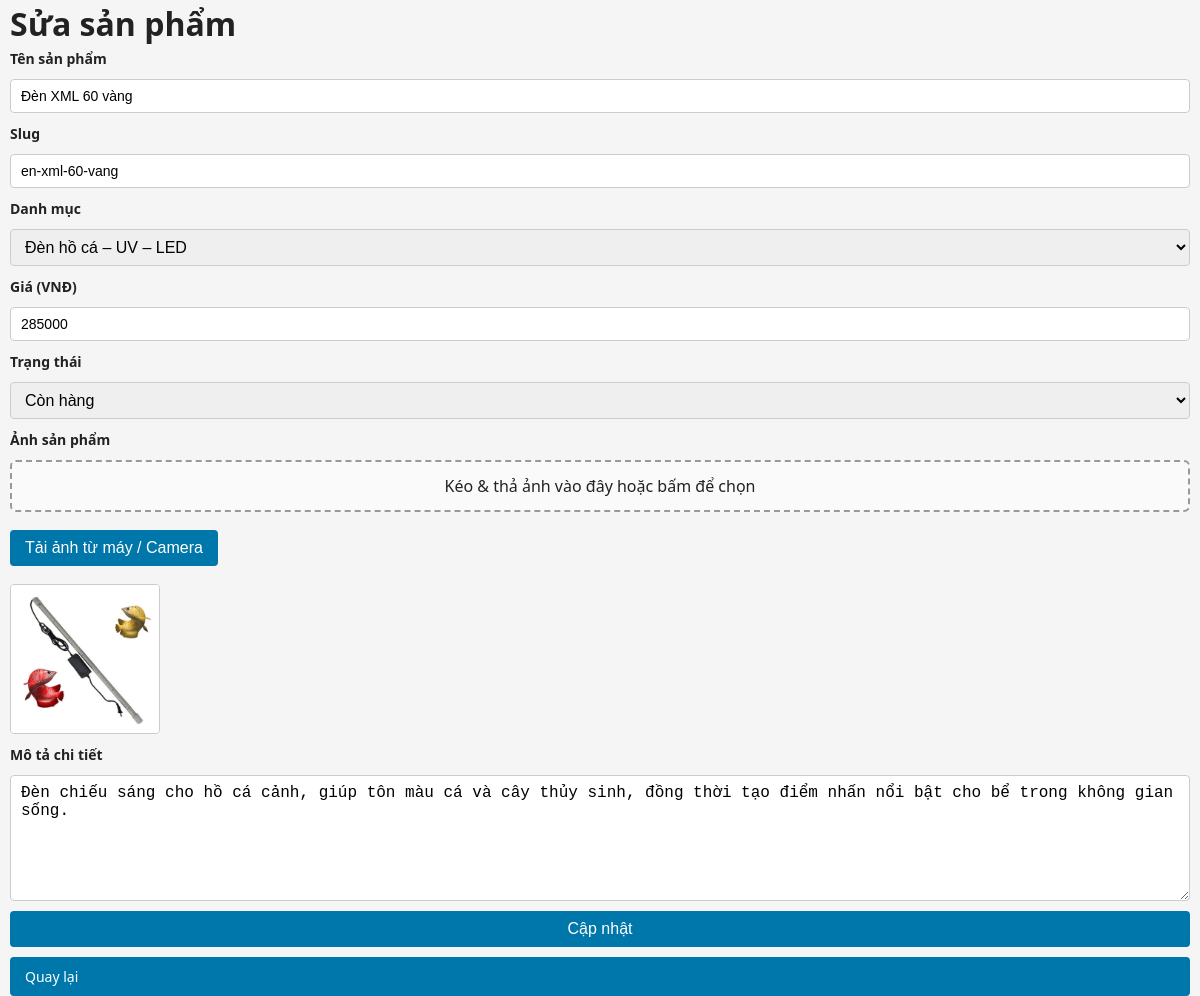
/admin/product-form.php?id=453 (signed in), run on the app's committed database.
### tables this page shows
CREATE TABLE IF NOT EXISTS `products` (
  `id` int NOT NULL AUTO_INCREMENT,
  `category_id` int NOT NULL,
  `name` varchar(255) NOT NULL,
  `slug` varchar(191) NOT NULL,
  `price` int DEFAULT '0',
  `thumbnail` varchar(255) DEFAULT NULL,
  `description` text,
  `created_at` timestamp NULL DEFAULT CURRENT_TIMESTAMP,
  `status` tinyint(1) NOT NULL DEFAULT '1',
  PRIMARY KEY (`id`),
  UNIQUE KEY `slug` (`slug`),
  KEY `category_id` (`category_id`)
);

CREATE TABLE IF NOT EXISTS `categories` (
  `id` int NOT NULL AUTO_INCREMENT,
  `name` varchar(255) NOT NULL,
  `slug` varchar(191) NOT NULL,
  PRIMARY KEY (`id`),
  UNIQUE KEY `slug` (`slug`)
);

### admin/product-form.php (the view, shortened to what this page needs)
<?php
include __DIR__ . '/../includes/db.php';
$catRes = mysqli_query($conn, "SELECT * FROM categories ORDER BY name ASC");
$categories = [];
while ($row = mysqli_fetch_assoc($catRes)) {
    $categories[] = $row;
}
$product = null;
$isEdit = false;
if (isset($_GET['id'])) {
    $id = (int)$_GET['id'];
    $res = mysqli_query($conn, "SELECT * FROM products WHERE id=$id");
    $product = mysqli_fetch_assoc($res);
    if ($product) {
        $isEdit = true;
    } else {
        die("Sản phẩm không tồn tại");
    }
}
$returnQuery = isset($_REQUEST['return']) ? $_REQUEST['return'] : '';
?>
<!DOCTYPE html>
<html lang="vi">
<head>
<link rel="stylesheet" href="../assets/css/style.css">
</head>
<body>
<div class="container">
<h1><?= $isEdit ? "Sửa sản phẩm" : "Thêm sản phẩm mới" ?></h1>
<form method="post" enctype="multipart/form-data">
    <label>Tên sản phẩm</label>
    <input type="text" id="name" name="name" required value="<?= htmlspecialchars($product['name'] ?? '') ?>">
    <label>Slug</label>
    <input type="text" id="slug" name="slug" required value="<?= htmlspecialchars($product['slug'] ?? '') ?>">
    <label>Danh mục</label>
    <select name="category_id" required>
        <?php foreach ($categories as $cat): ?>
        <option value="<?= $cat['id'] ?>" <?= (($product['category_id'] ?? '') == $cat['id']) ? 'selected' : '' ?>>
            <?= htmlspecialchars($cat['name']) ?>
        </option>
        <?php endforeach; ?>
    </select>
    <label>Giá (VNĐ)</label>
    <input type="number" name="price" min="0" value="<?= htmlspecialchars($product['price'] ?? 0) ?>">
    <label>Trạng thái</label>
    <select name="status">
        <option value="1" <?= (!isset($product['status']) || (int)$product['status'] === 1) ? 'selected' : '' ?>>Còn hàng</option>
    </select>
    <label>Ảnh sản phẩm</label>
    <div id="dropZone" class="drop-zone" onclick="chooseFile()">
        Kéo &amp; thả ảnh vào đây hoặc bấm để chọn
    </div>
    <div>
        <button type="button" onclick="chooseFile()">Tải ảnh từ máy / Camera</button>
    </div>
    <img id="preview" class="preview"
         src="<?= !empty($product['thumbnail']) ? ".".htmlspecialchars($product['thumbnail']) : '' ?>"
         style="<?= !empty($product['thumbnail']) ? '' : 'display:none' ?>"
    >
    <label>Mô tả chi tiết</label>
    <textarea name="description" rows="6"><?= htmlspecialchars($product['description'] ?? '') ?></textarea>
    <button type="submit"><?= $isEdit ? "Cập nhật" : "Lưu" ?></button>
    <?php if (!empty($returnQuery)): ?>
      <a class="btn" href="./products.php?<?= htmlspecialchars($returnQuery) ?>">Quay lại</a>
    <?php else: ?>
      <a class="btn" href="./products.php">Quay lại</a>
    <?php endif; ?>
</form>
</div>
</body>
</html>

### assets/css/style.css (style rules this page uses)
* { box-sizing: border-box; margin: 0; padding: 0; }
body { font-family: system-ui, -apple-system, BlinkMacSystemFont, "Segoe UI", sans-serif; background: #f5f5f5; color: #222; line-height: 1.5; margin: 0px; max-width: 100%; max-width: 100vw; }
a { color: inherit; text-decoration: none; }
.container { width: 100%; max-width: 1280px; margin: 0 auto; padding: 0 10px; }
h1, h2, h3 { margin-top: 0; }
form { display: flex; flex-direction: column; gap: 10px; }
label { font-weight: 600; font-size: 14px; }
input[type="text"], input[type="password"], input[type="number"], textarea, select { width: 100%; max-width: 100%; padding: 8px 10px; border-radius: 4px; border: 1px solid #ccc; font-size: 14px; }
textarea { resize: vertical; min-height: 80px; }
.btn, button { display: inline-block; padding: 9px 15px; border: none; background: #0077aa; color: #fff; border-radius: 4px; cursor: pointer; font-size: 14px; }
button, input, select, textarea, a { -webkit-text-size-adjust: 100%; font-size: 16px; }

### admin/product-form.php (style rules this page uses)
img.preview { margin-top:8px; max-width:150px; border:1px solid #ccc; border-radius:4px; }
button, input, select, textarea { font-size:16px; }
.drop-zone { border: 2px dashed #999; border-radius: 6px; padding: 12px; text-align: center; cursor: pointer; margin-bottom: 8px; background: #fafafa; }

### data on the page
products: name "Đèn XML 60 vàng", slug "en-xml-60-vang", category_id "Đèn hồ cá – UV – LED", price "285000", status "Còn hàng", thumbnail (picture), description "Đèn chiếu sáng cho hồ cá cảnh, giúp tôn màu cá và cây thủy sinh, đồng thời tạo điểm nhấn nổi bật cho bể trong không gian sống."
